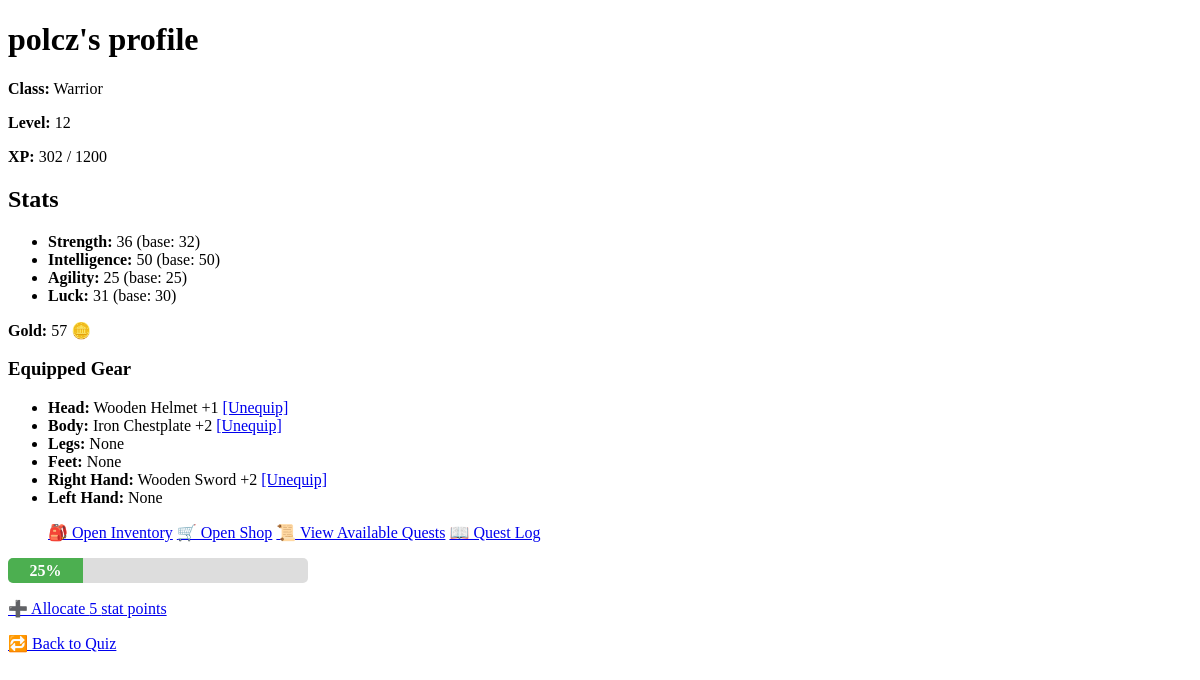
The page /profile/ (signed in) on the database as committed earlier.
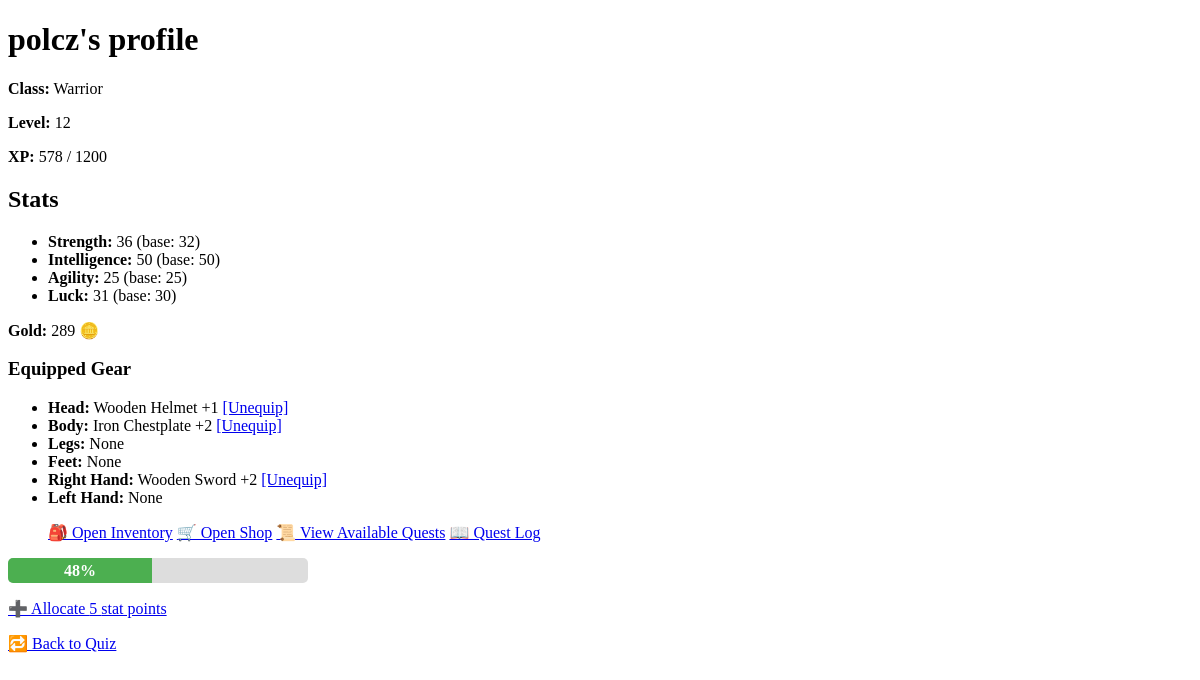
The same page on the database as committed later.
### game/models.py (models this page shows, shortened)
class Character(models.Model):
    CLASS_CHOICES = [
        ("warrior", "Warrior"),
        ("mage", "Mage"),
        ("rogue", "Rogue"),
    ]
    user = models.OneToOneField(User, on_delete=models.CASCADE)
    name = models.CharField(max_length=100)
    character_class = models.CharField(
        max_length=20, choices=CLASS_CHOICES, default="warrior"
    )
    level = models.IntegerField(default=1)
    experience = models.IntegerField(default=0)
    items = models.ManyToManyField("Item", related_name="characters", blank=True)
    equipped_head = models.ForeignKey(
        "Item",
        null=True,
        blank=True,
        related_name="equipped_on_head",
        on_delete=models.SET_NULL,
    )
    equipped_body = models.ForeignKey(
        "Item",
        null=True,
        blank=True,
        related_name="equipped_on_body",
        on_delete=models.SET_NULL,
    )
    equipped_legs = models.ForeignKey(
        "Item",
        null=True,
        blank=True,
        related_name="equipped_on_legs",
        on_delete=models.SET_NULL,
    )
    equipped_feet = models.ForeignKey(
        "Item",
        null=True,
        blank=True,
        related_name="equipped_on_feet",
        on_delete=models.SET_NULL,
    )
    equipped_hand_right = models.ForeignKey(
        "Item",
        null=True,
        blank=True,
        related_name="equipped_on_hand_right",
        on_delete=models.SET_NULL,
    )
    equipped_hand_left = models.ForeignKey(
        "Item",
        null=True,
        blank=True,
        related_name="equipped_on_hand_left",
        on_delete=models.SET_NULL,
    )
    strength = models.IntegerField(default=5)
    intelligence = models.IntegerField(default=5)
    agility = models.IntegerField(default=5)
    luck = models.IntegerField(default=5)
    stat_points = models.IntegerField(default=0)
    gold = models.IntegerField(default=0)
    class XpReward(TypedDict):
        total: int
        base: int
        strength_bonus: int
        intelligence_bonus: int
        double: bool
    @property
    def total_strength(self):
        return self.strength + sum(
            item.effect_strength for item in self.get_eqquipped_items()
        )
    @property
    def total_intelligence(self):
        return self.intelligence + sum(
            item.effect_intelligence for item in self.get_eqquipped_items()
        )
    @property
    def total_agility(self):
        return self.agility + sum(
            item.effect_agility for item in self.get_eqquipped_items()
        )
    @property
    def total_luck(self):
        return self.luck + sum(item.effect_luck for item in self.get_eqquipped_items())
    def get_eqquipped_items(self):
        return filter(
            None,
            [
                self.equipped_head,
                self.equipped_body,
                self.equipped_legs,
                self.equipped_feet,
                self.equipped_hand_right,
                self.equipped_hand_left,
            ],
        )

class Item(models.Model):
    SLOT_CHOICES = [
        ("head", "Head"),
        ("body", "Body"),
        ("legs", "Legs"),
        ("feet", "Feet"),
        ("hand_right", "Right Hand"),
        ("hand_left", "Left Hand"),
    ]
    name = models.CharField(max_length=100)
    description = models.TextField(blank=True, null=True)
    price = models.IntegerField(null=True, blank=True)
    is_available_in_shop = models.BooleanField(default=False)
    slot = models.CharField(
        max_length=20,
        choices=SLOT_CHOICES,
        default="hand_right",
    )
    effect_strength = models.IntegerField(default=0)
    effect_intelligence = models.IntegerField(default=0)
    effect_agility = models.IntegerField(default=0)
    effect_luck = models.IntegerField(default=0)

### game/views.py (the view)
# urls.py: path("profile/", views.profile_view, name="profile"),
@login_required
def profile_view(request):
    SLOTS = [
        ("head", "Head"),
        ("body", "Body"),
        ("legs", "Legs"),
        ("feet", "Feet"),
        ("hand_right", "Right Hand"),
        ("hand_left", "Left Hand"),
    ]
    character = Character.objects.get(user=request.user)
    xp_max = character.level * 100
    xp_progress = int((character.experience / xp_max) * 100)
    equipped_items = []
    for slot, label in SLOTS:
        item = getattr(character, f"equipped_{slot}")
        equipped_items.append(
            {
                "slot": slot,
                "label": label,
                "item": item,
            }
        )
    return render(
        request,
        "game/profile.html",
        {
            "character": character,
            "xp_progress": xp_progress,
            "equipped_items": equipped_items,
        },
    )

### game/templates/game/profile.html (shortened to what this page needs)
<!DOCTYPE html>
<html>
<head>
</head>
<body>
    <h1>{{ character.name }}'s profile</h1>
    <p><strong>Class:</strong> {{ character.get_character_class_display }}</p>
    <p><strong>Level:</strong> {{ character.level }}</p>
    <p><strong>XP:</strong> {{ character.experience }} / {{ character.level|add:"0" }}00</p>
    <h2>Stats</h2>
    <ul>
        <li><strong>Strength:</strong> {{ character.total_strength }} (base: {{ character.strength }})</li>
        <li><strong>Intelligence:</strong> {{ character.total_intelligence }} (base: {{ character.intelligence }})</li>
        <li><strong>Agility:</strong> {{ character.total_agility }} (base: {{ character.agility }})</li>
        <li><strong>Luck:</strong> {{ character.total_luck }} (base: {{ character.luck }})</li>
    </ul>
    <p><strong>Gold:</strong> {{ character.gold }} 🪙</p>
    <h3>Equipped Gear</h3>
    <ul>
    {% for slot in equipped_items %}
        <li>
        <strong>{{ slot.label }}:</strong>
        {% if slot.item %}
            {{ slot.item.name }}
            <a href="{% url 'unequip_item' slot.slot %}">[Unequip]</a>
        {% else %}
            None
        {% endif %}
        </li>
    {% endfor %}
    </ul>
    <ul>
        <a href="{% url 'inventory' %}" class="button">🎒 Open Inventory</a>
        <a href="{% url 'shop' %}" class="button">🛒 Open Shop</a>
        <a href="{% url 'quest_list' %}">📜 View Available Quests</a>
        <a href="{% url 'quest_log' %}">📖 Quest Log</a>
    </ul>
    <div class="progress-bar-container">
        <div class="progress-bar-fill">
            {{ xp_progress }}%
        </div>
    </div>
    {% if character.stat_points > 0 %}
    <p><a href="{% url 'allocate_stats' %}">➕ Allocate {{ character.stat_points }} stat points</a></p>
    {% endif %}
    <p><a href="{% url 'quiz' %}">🔁 Back to Quiz</a></p>
</body>
</html>

Rows that differ between the two databases and show on the page:
changed Character "polcz": experience "302" → "578"; gold "57" → "289"
Other text that changed with them:
{{ xp_progress }}: "25" → "48"
